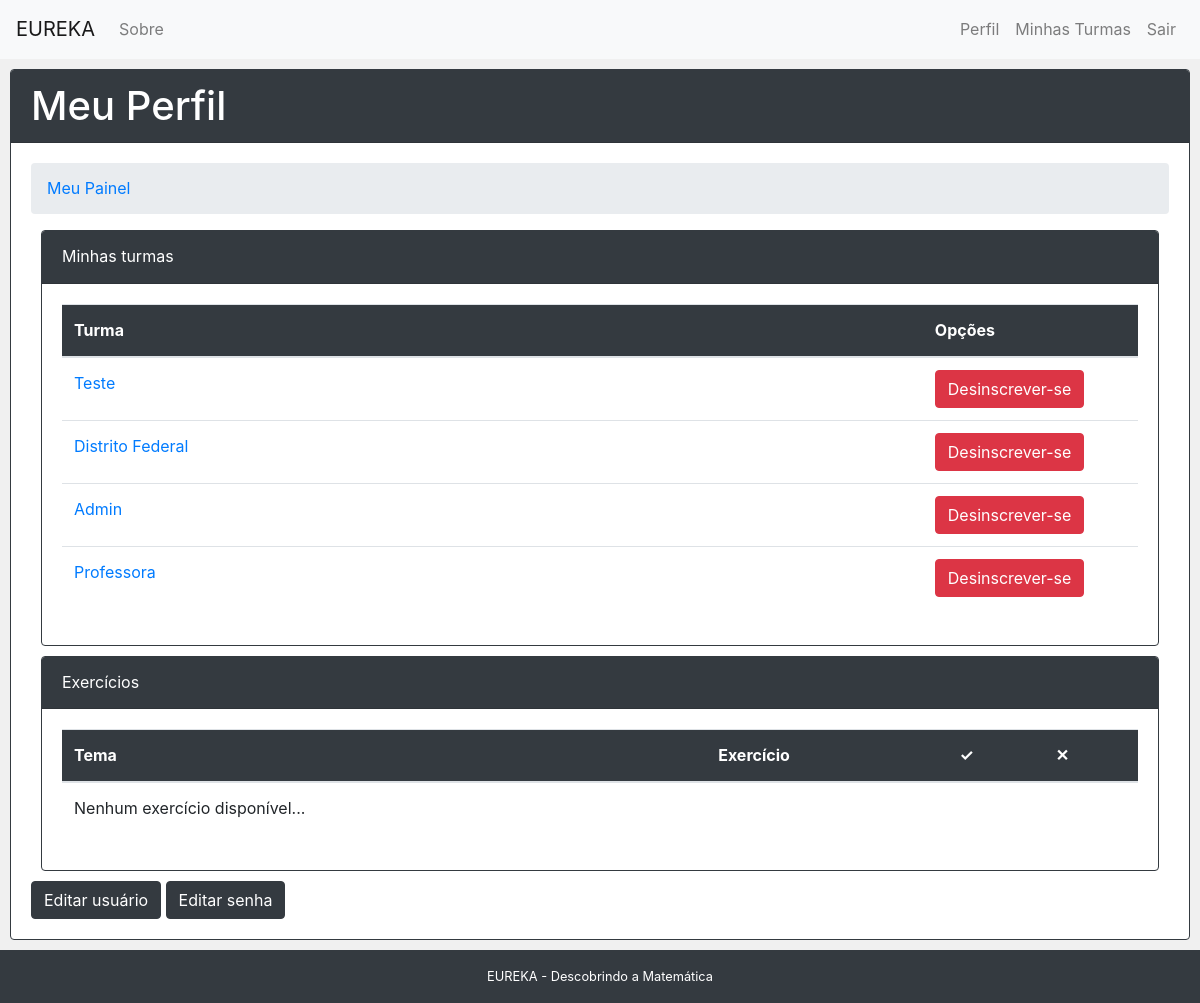
The page /usuario/4/ (signed in) on the database as committed earlier.
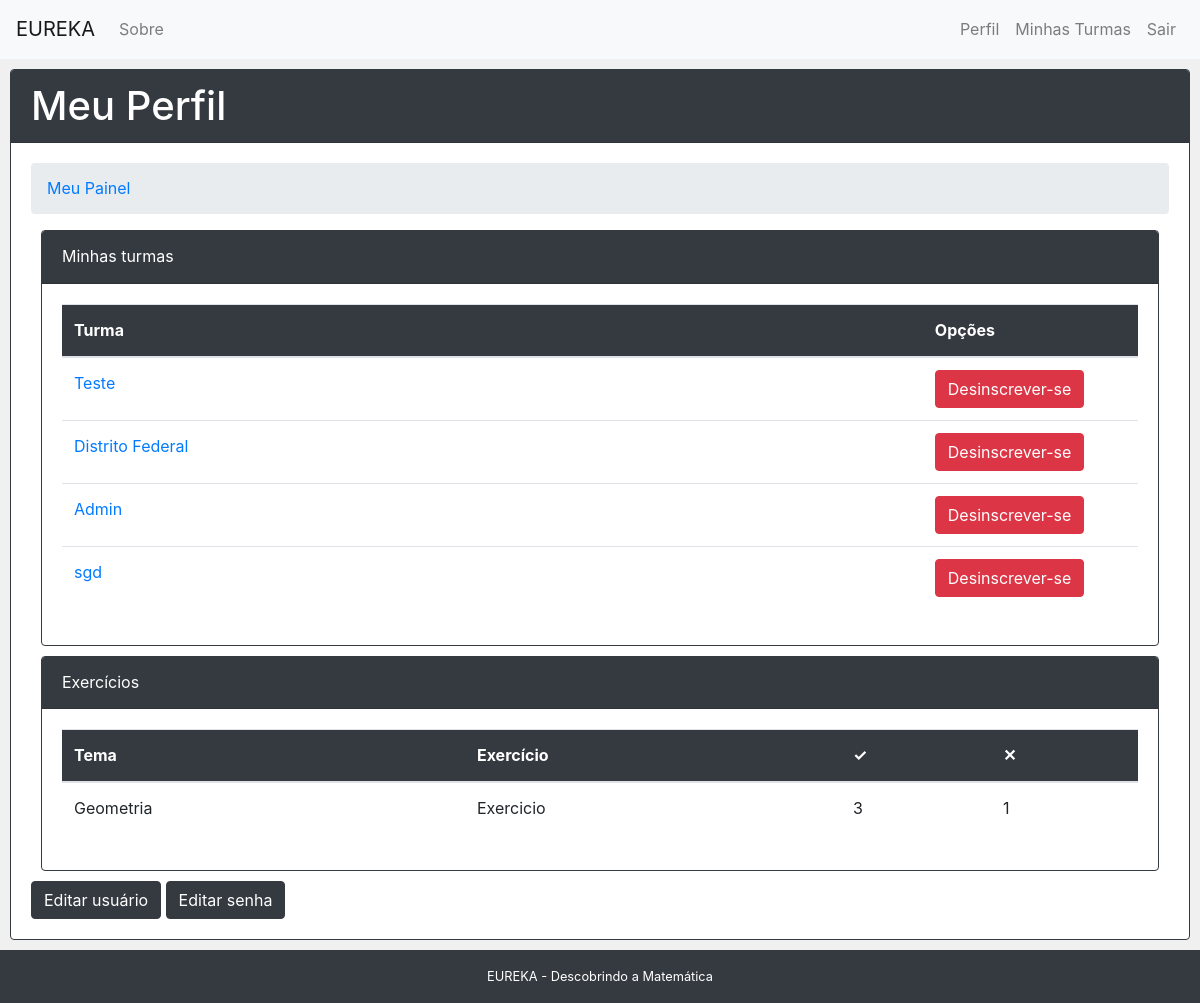
The same page on the database as committed later.
### core/models.py (models this page shows, shortened)
class Aluno_Turma(models.Model):
	turma_id = models.ForeignKey('Turma', related_name = 'matriculas', on_delete=models.CASCADE)
	aluno_id = models.ForeignKey(get_user_model(), verbose_name = 'Usuário', related_name = 'matriculas', on_delete=models.CASCADE, null = True)
	class Meta:
		verbose_name = 'Inscrição'
		verbose_name_plural = 'Inscrições'
		unique_together = (('aluno_id','turma_id'),)

class Turma(models.Model):
	COURSE_OPTIONS = (
		('PUBLICA', 'Pública'),
		('PRIVADA', 'Privada'),
	)
	name = models.CharField('Nome', max_length=100)
	course_type = models.CharField('Tipo', max_length=9, choices=COURSE_OPTIONS, default='PUBLICA')
	responsible = models.ForeignKey('Usuario', on_delete=models.CASCADE)
	created_at = models.DateTimeField('Criado em', auto_now_add=True)
	updated_at = models.DateTimeField('Atualizado em', auto_now=True)
	def __str__(self):
		return self.name

class Aluno_Exercicio(models.Model):
	exercicio_id = models.ForeignKey('Exercicio', verbose_name='Exercício', on_delete=models.CASCADE, default=1)
	aluno_id = models.ForeignKey('Usuario', on_delete=models.CASCADE, default=1)
	corrects = models.IntegerField('Certos', default=0)
	wrongs = models.IntegerField('Errados', default=0)

class Exercicio(models.Model):
	name = models.CharField('Nome', max_length=100, default='Exercicio')
	tema_id = models.ForeignKey('Tema', on_delete=models.CASCADE, default=1)
	multiple_times = models.BooleanField('Pode ser feito mais de uma vez', default=False)
	created_at = models.DateTimeField('Criado em', auto_now_add=True)
	updated_at = models.DateTimeField('Atualizado em', auto_now=True)
	class_id = models.ForeignKey('Aula', verbose_name='Aula', on_delete=models.CASCADE, blank=True, null=True)
	experimentation_id = models.ForeignKey('Experimentacao', verbose_name='Experimentacao', on_delete=models.CASCADE, blank=True, null=True)
	def __str__(self):
		return self.name

class Tema(models.Model):
	name = models.CharField('Nome', max_length=100)
	turma_id = models.ForeignKey('Turma', on_delete=models.CASCADE)
	def __str__(self):
		return self.name

### core/views/user.py (the view)
# urls.py: path('usuario/<int:pk>/', views.usuario, name='usuario'),
@login_required
def usuario(request, pk):
	usuario = Usuario.objects.get(pk=pk)
	turmas = Turma.objects.filter(responsible= request.user)
	aluno_exercicios = Aluno_Exercicio.objects.filter(aluno_id=usuario)
	matriculas = Aluno_Turma.objects.filter(aluno_id=usuario)
	context = {
		'usuario' : usuario,
		'turmas' : turmas,
		'aluno_exercicios' : aluno_exercicios,
		'matriculas' : matriculas
	}
	return render(request,'user/usuario.html', context)

### core/models.py (called while the page is built)
	def __str__(self):
		return self.name

### core/templates/user/usuario.html (shortened to what this page needs)
{% extends "base.html" %}
{% load version %}
{% block content %}
<div class="card cardEspecial">
	<div class="card-header bg-dark text-white">
		{% if usuario == user %}
		<h1>Meu Perfil</h1>
		{% else %}
		<h1>Perfil do Usuário: {{usuario.username}}</h1>
		{% endif %}
	</div>
	<div class="card-body">
		<div class="pure-u-1">
			<ul class="breadcrumb">
				{% block breadcrumb %}
				<li><a href="{% url 'usuario' usuario.pk %}">Meu Painel</a></li>
				{% endblock %}
			</ul>
		</div>
		<div>
			{% block dashboard_content %}
				<div class="card">
					<div class="card-header bg-dark text-white">
						{% if usuario == user %}
						Minhas turmas
						{% else %}
						Turmas
						{% endif %}
					</div>
					<div class="card-body">
						<div class="table-responsive">
							<table class="table">
								<thead class="bg-dark text-white">
									<tr>
										<th scope="col">Turma</th>
										<th scope="col" style="width: 20%">Opções</th>
									</tr>
								</thead>
								<tbody>
								{% if usuario.user_type == 'ALUNO' %}
									{% for matricula in matriculas %}
										<tr>
											<td><a href="{% url 'turma' matricula.turma_id.pk %}">{{ matricula.turma_id }}</a></td>
											<td><a href="{% url 'desmatricular' matricula.turma_id.pk %}" class="btn btn-danger">Desinscrever-se</a></td>
										</tr>
									{% empty %}
										<tr>
											<td>Nenhuma turma disponível...</td>
										</tr>
									{% endfor %}
								{% endif %}
							  </tbody>
							</table>
						</div>
					</div>
				</div>
				{% if usuario.user_type == 'ALUNO' %}
				<div class="card">
					<div class="card-header bg-dark text-white">
						Exercícios
					</div>
					<div class="card-body">
						<div class="table-responsive">
							<table class="table">
								<thead class="bg-dark text-white">
									<tr>
										<th scope="col">Tema</th>
										<th scope="col">Exercício</th>
										<th scope="col">&#10003;</th>
										<th scope="col">&#10005;</th>
									</tr>
								</thead>
								<tbody>
									{% for aluno_exercicio in aluno_exercicios %}
										<tr>
											<td>{{aluno_exercicio.exercicio_id.tema_id}}</td>
											<td>{{aluno_exercicio.exercicio_id}}</td>
											<td>{{aluno_exercicio.corrects}}</td>
											<td>{{aluno_exercicio.wrongs}}</td>
										</tr>
									{% empty %}
										<tr>
											<td>Nenhum exercício disponível...</td>
										</tr>
									{% endfor %}
							  </tbody>
							</table>
						</div>
					</div>
				</div>
				{% endif %}
				{% if usuario == user %}
				<form action="{% url 'editar_usuario' %}" style="display:inline-block;">
					<input type="submit" value="Editar usuário" class="btn btn-dark"/>
				</form>
				<form action="{% url 'editar_senha' %}" style="display:inline-block;">
					<input type="submit" value="Editar senha" class="btn btn-dark"/>
				</form>
				{% endif %}
			{% endblock %}
		</div>
	</div>
</div>
{% endblock %}

### core/templates/base.html (shortened to what this page needs)
<!doctype html>
{% load static %}
<html lang="pt-br">
<head>
	<link rel="stylesheet" href="http://yui.yahooapis.com/pure/0.3.0/pure-min.css">
	<link rel="stylesheet" href="https://maxcdn.bootstrapcdn.com/bootstrap/4.1.3/css/bootstrap.min.css"/>
	<link rel="stylesheet" href="{% static 'css/styles.css' %}" />
</head>
<body style="background-color: #F0F0F0;">
<nav class="navbar navbar-expand-md navbar-light bg-light">
    <a class="navbar-brand abs" href="{% url 'home' %}">EUREKA</a>
    <div class="navbar-collapse collapse" id="collapsingNavbar">
        <ul class="navbar-nav">
            <li class="nav-item">
                <a class="nav-link" href="{% url 'sobre' %}">Sobre</a>
            </li>
        </ul>
        <ul class="navbar-nav ml-auto">
            {% if user.is_authenticated %}
	            <li class="nav-item">
	                <a class="nav-link" href="{% url 'usuario' user.pk %}">Perfil</a>
	            </li>
	            <li class="nav-item">
	                <a class="nav-link" href="{% url 'index' %}">Minhas Turmas</a>
            	</li>
	            <li class="nav-item">
	                <a class="nav-link" href="{% url 'logout' %}">Sair</a>
	            </li>
	        {% else %}
	            <li class="nav-item">
	                <a class="nav-link" href="{% url 'login' %}">Entrar</a>
	            </li>
	        {% endif %}
        </ul>
    </div>
</nav>
<div class="content">
	{% block content %}{% endblock %}
	<div class="footer">
		EUREKA - Descobrindo a Matemática
	</div>
</div>
</body>
</html>

### core/static/css/styles.css (style rules this page uses)
* { -webkit-box-sizing: border-box; -moz-box-sizing: border-box; box-sizing: border-box; }
body { margin: 0 auto; line-height: 1.7em; }
.footer { background: #2d3e50; color: #fff; text-align: center; padding: 1em; font-size: 80%; }
.footer { background: #343a40; color: white; text-align: center; padding: 1em; font-size: 80%; }
.card { margin-left: 10px; margin-right: 10px; margin-top: 10px; margin-bottom: 10px; border-style: solid; border-color: #343a40; border-width: 1px; }
.cardEspecial { margin-left: 10px; margin-right: 10px; margin-top: 10px; margin-bottom: 10px; }
.cardEspecial h1 { margin-top: 0px; margin-bottom: 0px; }
a.nav-link { color: white; text-decoration: none; }

Rows that differ between the two databases and show on the page:
removed Aluno_Turma: turma_id "Professora"
added Aluno_Turma: turma_id "sgd"
added Aluno_Exercicio: exercicio_id.tema_id "Geometria", exercicio_id "Exercicio", corrects "3", wrongs "1"
Other text that changed with them:
text no longer shown: "Nenhum exercício disponível..."
